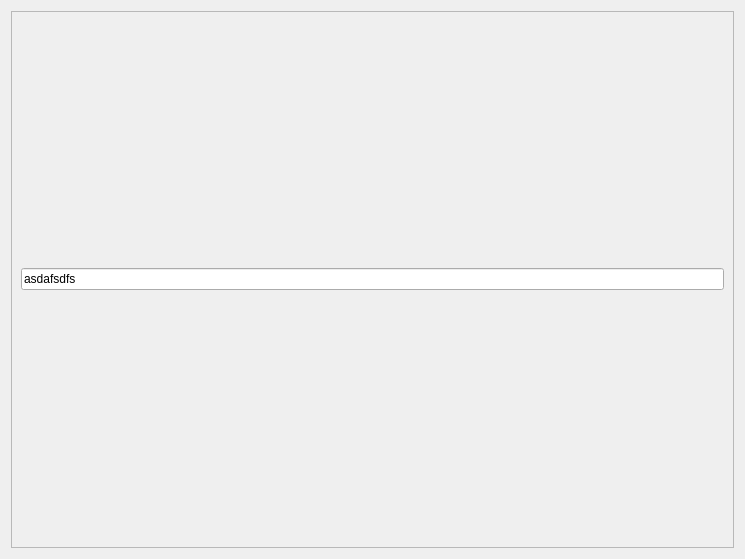
<?xml version="1.0" encoding="UTF-8"?>
<ui version="4.0">
 <class>icLayout</class>
 <widget class="QDialog" name="icLayout">
  <property name="geometry">
   <rect>
    <x>0</x>
    <y>0</y>
    <width>745</width>
    <height>559</height>
   </rect>
  </property>
  <property name="windowTitle">
   <string>Dialog</string>
  </property>
  <layout class="QGridLayout" name="gridLayout">
   <item row="0" column="0">
    <widget class="QFrame" name="mainFrame">
     <property name="frameShape">
      <enum>QFrame::Shape::StyledPanel</enum>
     </property>
     <property name="frameShadow">
      <enum>QFrame::Shadow::Raised</enum>
     </property>
     <layout class="QGridLayout" name="gridLayout_2">
      <item row="0" column="0">
       <widget class="QLineEdit" name="lineEdit">
        <property name="text">
         <string>asdafsdfs</string>
        </property>
       </widget>
      </item>
     </layout>
    </widget>
   </item>
  </layout>
 </widget>
 <resources/>
 <connections/>
</ui>
